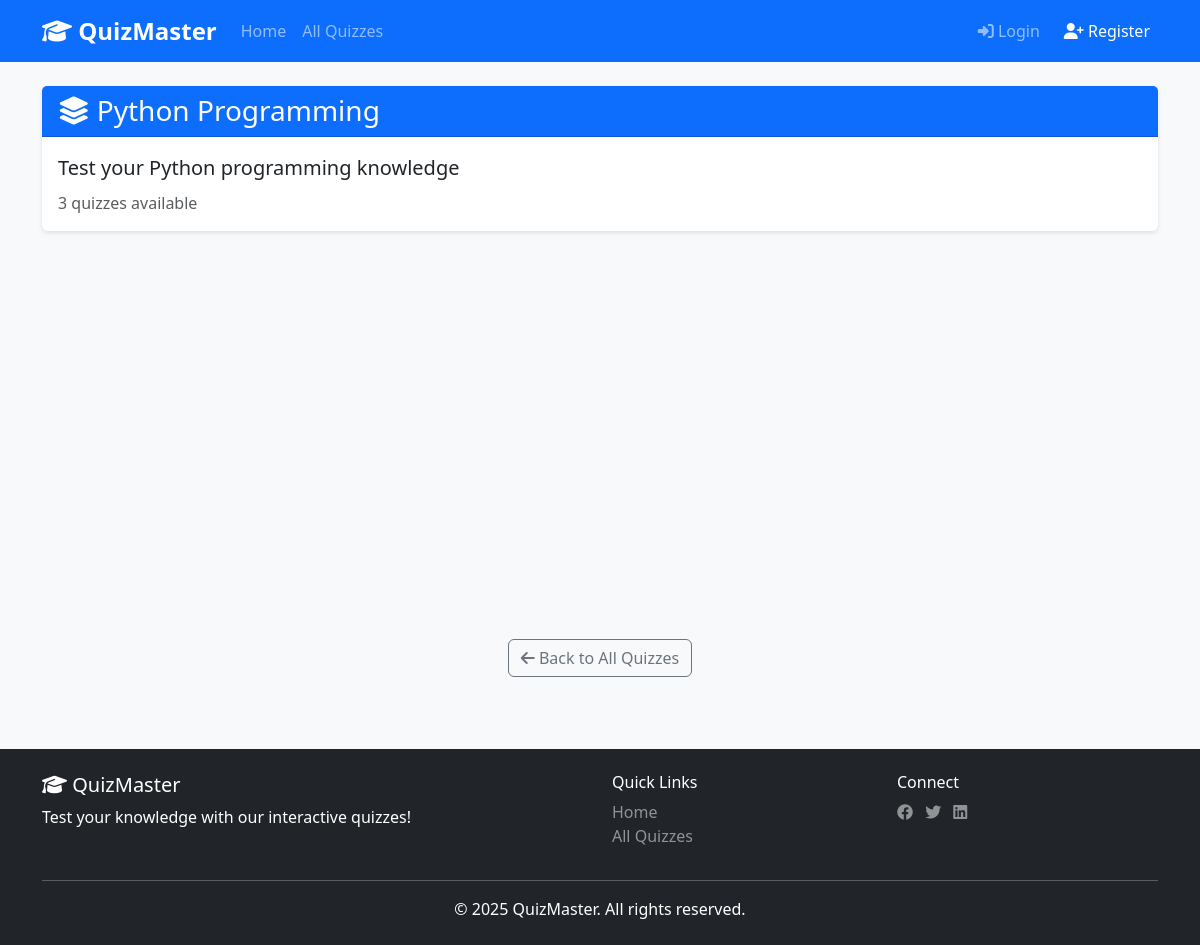
Page /category/1/ on the committed database.
### quiz/models.py (models this page shows, shortened)
class Category(models.Model):
    name = models.CharField(max_length=100, unique=True)
    description = models.TextField(blank=True)
    created_at = models.DateTimeField(auto_now_add=True)
    class Meta:
        verbose_name_plural = 'Categories'
        ordering = ['name']

### quiz/views.py (the view)
# urls.py: path('category/<int:pk>/', views.category_quizzes, name='category_quizzes'),
def category_quizzes(request, pk):
    category = get_object_or_404(Category, pk=pk)
    quizzes = Quiz.objects.filter(category=category, is_active=True)
    context = {
        'category': category,
        'quizzes': quizzes,
    }
    return render(request, 'quiz/category_quizzes.html', context)

### quiz/models.py (called while the page is built)
    def total_questions(self):
        return self.questions.count()

### quiz/templates/quiz/category_quizzes.html (shortened to what this page needs)
{% extends 'quiz/base.html' %}
{% load static %}
{% block content %}
<div class="card mb-4">
    <div class="card-header bg-primary text-white">
        <h3 class="mb-0"><i class="fas fa-layer-group"></i> {{ category.name }}</h3>
    </div>
    <div class="card-body">
        <p class="lead mb-0">{{ category.description }}</p>
        <p class="text-muted mb-0 mt-2">{{ quizzes.count }} quizzes available</p>
    </div>
</div>
<div class="row">
    {% for quiz in quizzes %}
    <div class="col-md-4 mb-4">
    </div>
    {% empty %}
    <div class="col-12">
        <div class="alert alert-info text-center">
            <i class="fas fa-info-circle"></i> No quizzes available in this category yet.
        </div>
    </div>
    {% endfor %}
</div>
<div class="text-center mt-4">
    <a href="{% url 'quiz:quiz_list' %}" class="btn btn-outline-secondary">
        <i class="fas fa-arrow-left"></i> Back to All Quizzes
    </a>
</div>
{% endblock %}

### static/css/style.css (style rules this page uses)
:root { --primary-color: #0d6efd; --success-color: #198754; --danger-color: #dc3545; --warning-color: #ffc107; --info-color: #0dcaf0; }
body { font-family: 'Segoe UI', Tahoma, Geneva, Verdana, sans-serif; background-color: #f8f9fa; min-height: 100vh; display: flex; flex-direction: column; }
.card { border: none; box-shadow: 0 2px 4px rgba(0, 0, 0, 0.1); transition: transform 0.3s, box-shadow 0.3s; }
.btn { transition: all 0.3s; }

### rows in the picture
Category: name "Python Programming", description "Test your Python programming knowledge"

### other values in the picture
{{ quizzes.count }} "3"
